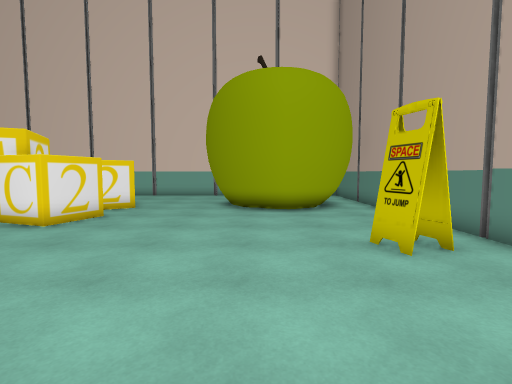
View 1 (above)

18 first-person views from a walk through a Unity game level. The camera is 1.5 m above the floor, tilts 4° down and sees 85° across. The floor is counted in squares, 1 m on a side. Each view is taken from the middle of a square. On the plan, view 1 faces up. The plan holds only what a view shows up to about 14 squares ahead; the rest is blank. Some surface patterns are stand-ins.

View 2
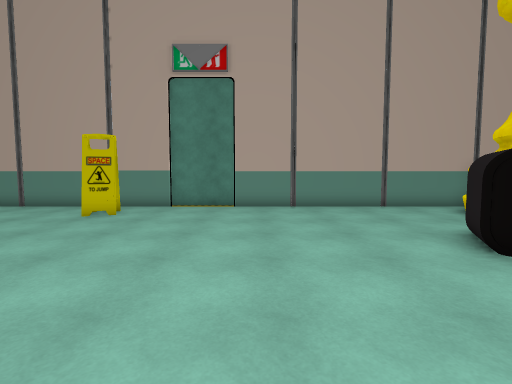

View 3
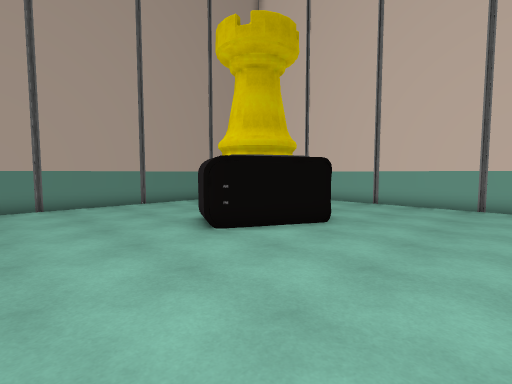

View 4
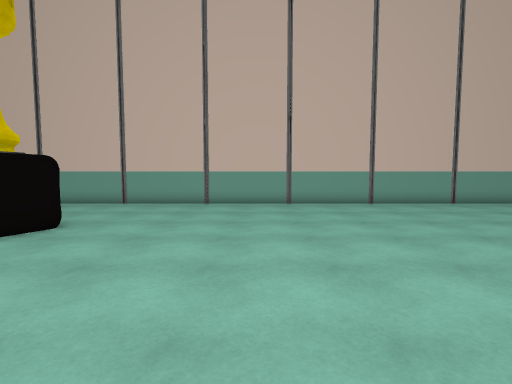

View 5
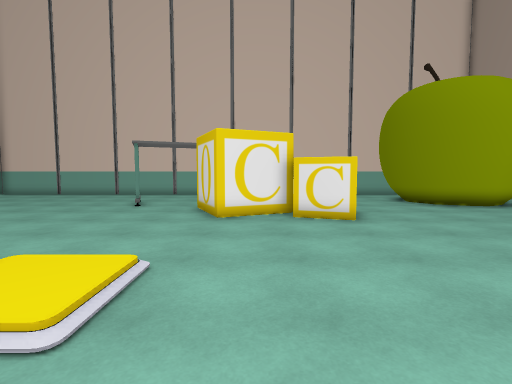

View 6
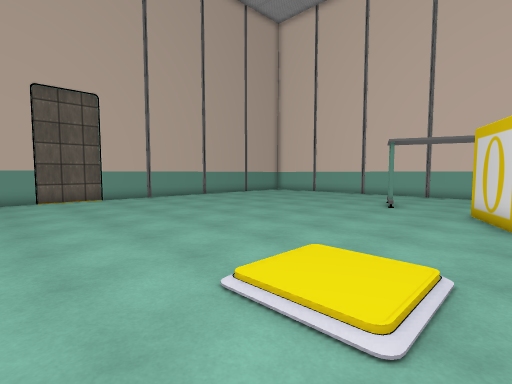

View 7
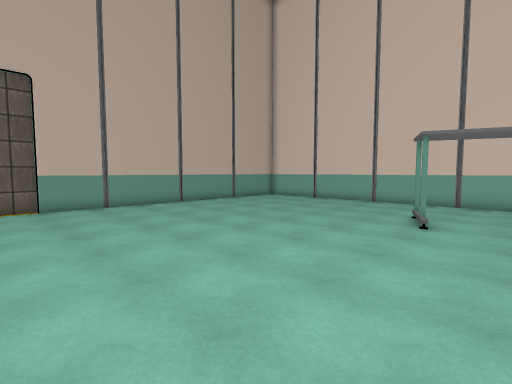

View 8
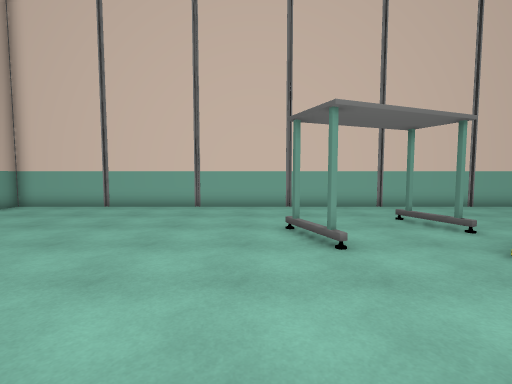

View 9
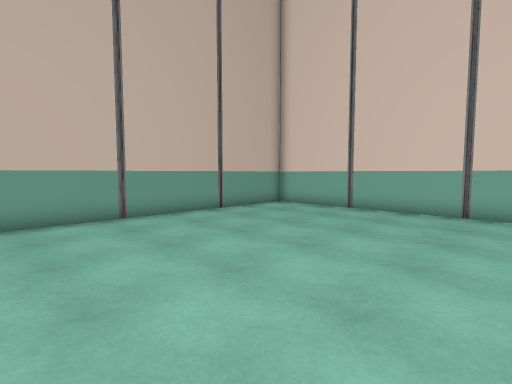

View 10
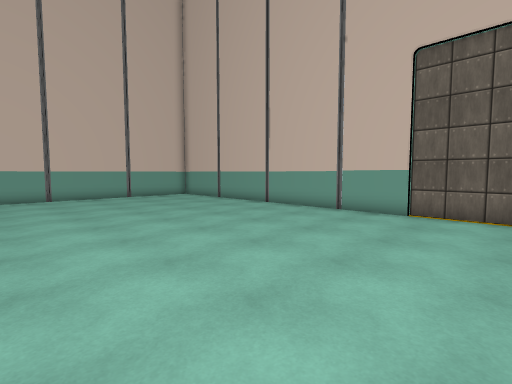

View 11
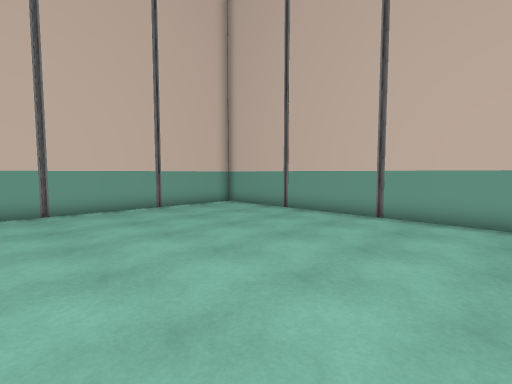

View 12
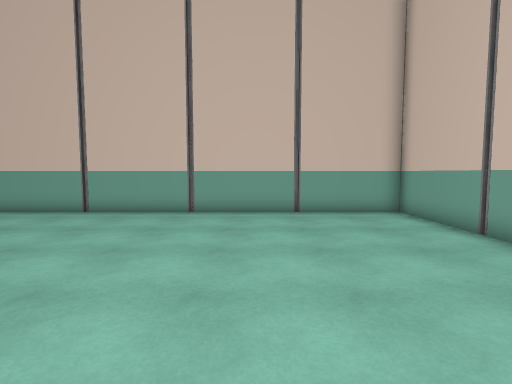

View 13
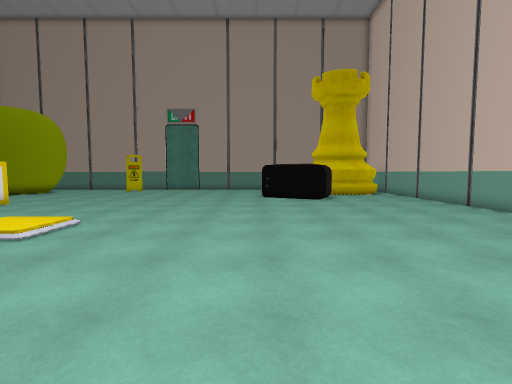

View 14
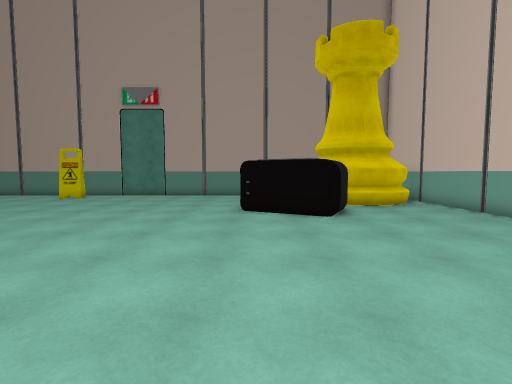

View 15
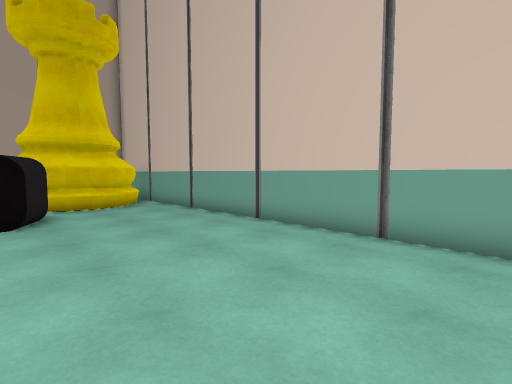

View 16
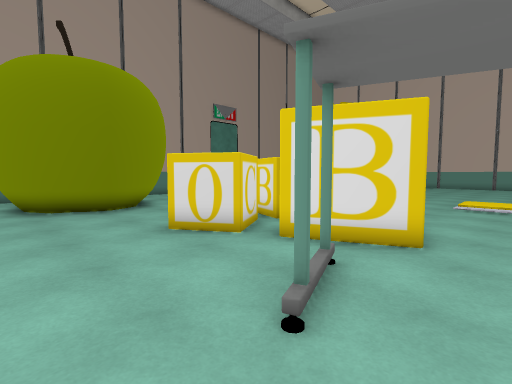

View 17
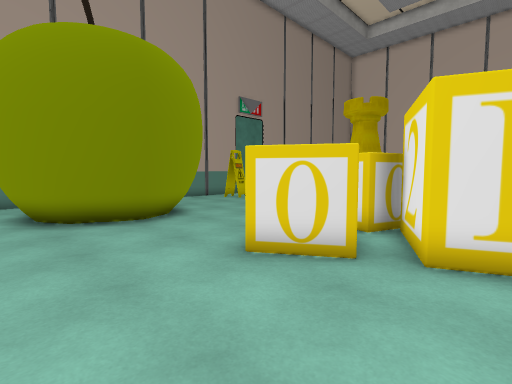

View 18
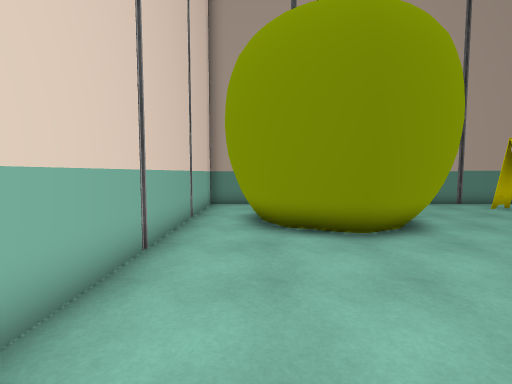

### Floor plan
Key: @ floor where view 1 was taken; # wall or solid block; . main floor; : floor 0.25 m higher than the main floor; / step, stairs or slope; S sign; T table; O other object.
Columns run from 27 left of view 1 to 5 right of it. Each row starts with its distance up from view 1.
 18 ############################
 17 #..........................#
 16 #.........................##
 15 #...............T........##
 14 #...............O........##
 13 #...........T...T...OO...##    #
 12 #............T....OOOOO..##   ###
 11 #...............OOOOOO....#####.#
 10 #...............O  OOO..........#
  9 #...............OOOOOOO.........#
  8 #................O..OO..........#
  7 #...............................#
  6 #.............................SS#
  5 #.............................S.#
  4 #...............................#
  3 #............./:/...............#
  2 #............./::...............#
  1 #...............................#
  0 #..........................@....#
 -1 #...............................#
 -2 #...............................#
 -3 #...............................#
 -4 #........................O......#
 -5 #........................OOO....#
 -6 #.......................O   ....#
 -7 #.......................O    ...#
 -8 #.......................OO    ###
 -9 #..........................#
-10 #..........................#
-11 #..........................#
-12 #..........................##
-13 #...........................#
-14 #############################

Positions as (right, up) in squares from view 1, and headings:
1: (0, 0), facing up
2: (-7, 0), facing right
3: (-8, 0), facing down-right
4: (-9, 0), facing down
5: (-9, -1), facing up
6: (-10, -1), facing up-left
7: (-12, 2), facing up-left
8: (-16, 6), facing up
9: (-17, 7), facing up-left
10: (-16, 4), facing down-left
11: (-17, -2), facing down-left
12: (-21, -3), facing down
13: (-19, -4), facing right
14: (-13, -5), facing right
15: (-13, -7), facing down-right
16: (-13, 17), facing down-right
17: (-10, 17), facing down-right
18: (-8, 16), facing right
